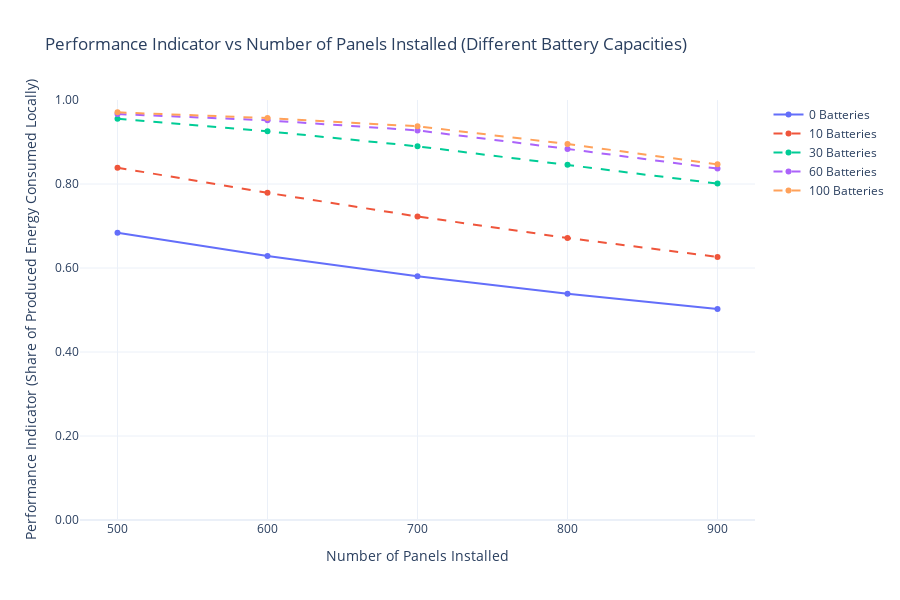
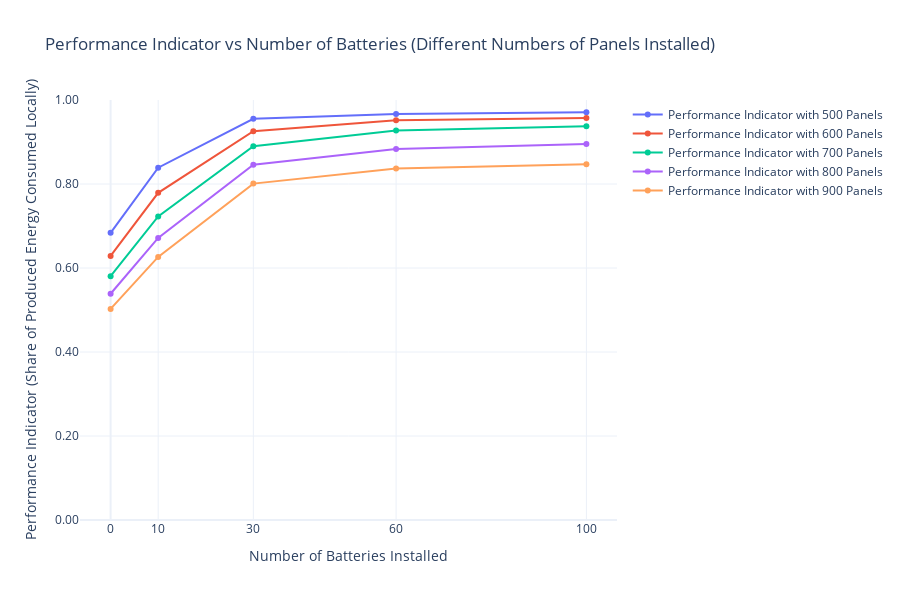

The cell these charts' notebook holds for them, in order:
### Markdown cell above
# Solar Energy Consumption and Production Analysis 

#### 1. Performance Indicator vs Different number of Panels 
#### 2. Performance Indicator vs Different number of Batteries

### Code cell
# Panel options and number of batteries options
panel_options = [500, 600, 700, 800, 900]
battery_options = [0, 10, 30, 60, 100]  # Number of batteries to evaluate

# Function to calculate the performance indicator for the scenario with different numbers of batteries
def calculate_performance_indicator(num_panels, filtered_data, num_batteries):
    """
    Calculate performance indicator for a given number of batteries.
    
    Parameters:
    - num_panels: Number of solar panels installed.
    - filtered_data: Yearly filtered data of building consumption.
    - num_batteries: Number of batteries installed.

    Returns:
    - performance_indicator: Ratio of locally consumed PV energy to the total PV production.
    """
    total_pv_production_used = 0
    total_battery_energy_used = 0
    annual_pv_production = 0
    battery_soc = sas.initial_soc  # Start with initial state of charge (SOC)
    battery_capacity = sas.battery_capacity_per_unit * num_batteries  # Total battery capacity in kWh

    # Calculate the PV production per month and accumulate total PV production and total used
    for month in range(1, 13):
        pv_production_series = sas.calculate_monthly_pv_production(month, num_panels, sas.panel_capacity)
        monthly_data = filtered_data[filtered_data.index.month == month]

        for timestamp, row in monthly_data.iterrows():
            consumption = row['Consumption']
            pv_production = pv_production_series[timestamp.hour]
            annual_pv_production += pv_production

            if pv_production >= consumption:
                # PV is more than enough to meet demand
                excess_energy = pv_production - consumption
                total_pv_production_used += consumption

                # Charge the battery if there's any excess energy and SOC is below 100%
                if num_batteries > 0 and battery_soc < 100:
                    charge_energy = min(excess_energy * sas.converter_efficiency, (100 - battery_soc) / 100 * battery_capacity)
                    battery_soc += (charge_energy / battery_capacity) * 100  # Update SOC
            else:
                # PV is not enough to meet demand
                deficit = consumption - pv_production
                total_pv_production_used += pv_production

                # Use battery to fulfill the remaining load if SOC is above 20%
                if num_batteries > 0 and battery_soc > 20:
                    discharge_energy = min(deficit, (battery_soc - 20) / 100 * battery_capacity)
                    total_battery_energy_used += discharge_energy
                    battery_soc -= (discharge_energy / battery_capacity) * 100  # Update SOC

    # Performance Indicator: (PV used locally + Battery supplied) / Total PV production
    performance_indicator = (total_pv_production_used + total_battery_energy_used) / annual_pv_production if annual_pv_production > 0 else 0
    return performance_indicator

# Calculate the Performance Indicator for each number of panels with different battery capacities
performance_indicators = {b: [] for b in battery_options}

for num_batteries in battery_options:
    for num_panels in panel_options:
        performance_indicator = calculate_performance_indicator(num_panels, filtered_data, num_batteries)
        performance_indicators[num_batteries].append(performance_indicator)

# Generate plot of Performance Indicator vs Number of Panels for different battery capacities
fig = go.Figure()

# Add line traces for different numbers of batteries
for num_batteries in battery_options:
    fig.add_trace(go.Scatter(
        x=panel_options,
        y=performance_indicators[num_batteries],
        mode='lines+markers',
        name=f'{num_batteries} Batteries',
        line=dict(dash='solid' if num_batteries == 0 else 'dash')
    ))

# Update plot layout
fig.update_layout(
    title='Performance Indicator vs Number of Panels Installed (Different Battery Capacities)',
    xaxis_title='Number of Panels Installed',
    yaxis_title='Performance Indicator (Share of Produced Energy Consumed Locally)',
    height=600,
    xaxis=dict(tickvals=panel_options),
    yaxis=dict(range=[0, 1], tickformat='.2f'),
    template='plotly_white'
)

# Show plot
fig.show()

# Generate plot of Performance Indicator vs Number of Batteries for different numbers of panels
fig3 = go.Figure()

# Calculate Performance Indicator vs Number of Batteries for each number of panels
for num_panels in panel_options:
    performance_indicators_vs_batteries = []

    for num_batteries in battery_options:
        performance_indicator = calculate_performance_indicator(num_panels, filtered_data, num_batteries)
        performance_indicators_vs_batteries.append(performance_indicator)

    # Add line trace for performance indicator vs number of batteries for each number of panels
    fig3.add_trace(go.Scatter(
        x=battery_options,
        y=performance_indicators_vs_batteries,
        mode='lines+markers',
        name=f'Performance Indicator with {num_panels} Panels',
        line=dict(dash='solid')
    ))

# Update plot layout
fig3.update_layout(
    title='Performance Indicator vs Number of Batteries (Different Numbers of Panels Installed)',
    xaxis_title='Number of Batteries Installed',
    yaxis_title='Performance Indicator (Share of Produced Energy Consumed Locally)',
    height=600,
    xaxis=dict(tickvals=battery_options),
    yaxis=dict(range=[0, 1], tickformat='.2f'),
    template='plotly_white'
)

# Show plot
fig3.show()

### Figure 1 — Plotly figure (JSON) as saved in the notebook; plotly's stock layout.template omitted (floating-point values rounded to 4 significant figures)
{"data": [{"line": {"dash": "solid"}, "mode": "lines+markers", "name": "0 Batteries", "type": "scatter", "x": [500, 600, 700, 800, 900], "y": [0.6838, 0.6287, 0.5805, 0.5387, 0.5026]}, {"line": {"dash": "dash"}, "mode": "lines+markers", "name": "10 Batteries", "type": "scatter", "x": [500, 600, 700, 800, 900], "y": [0.8389, 0.779, 0.7227, 0.6715, 0.6264]}, {"line": {"dash": "dash"}, "mode": "lines+markers", "name": "30 Batteries", "type": "scatter", "x": [500, 600, 700, 800, 900], "y": [0.9553, 0.9256, 0.8897, 0.8461, 0.801]}, {"line": {"dash": "dash"}, "mode": "lines+markers", "name": "60 Batteries", "type": "scatter", "x": [500, 600, 700, 800, 900], "y": [0.9664, 0.9515, 0.9276, 0.8835, 0.8366]}, {"line": {"dash": "dash"}, "mode": "lines+markers", "name": "100 Batteries", "type": "scatter", "x": [500, 600, 700, 800, 900], "y": [0.9706, 0.957, 0.9374, 0.8952, 0.8467]}], "layout": {"height": 600, "title": {"text": "Performance Indicator vs Number of Panels Installed (Different Battery Capacities)"}, "xaxis": {"tickvals": [500, 600, 700, 800, 900], "title": {"text": "Number of Panels Installed"}}, "yaxis": {"range": [0, 1], "tickformat": ".2f", "title": {"text": "Performance Indicator (Share of Produced Energy Consumed Locally)"}}}}

### Figure 2 — Plotly figure (JSON) as saved in the notebook; plotly's stock layout.template omitted (floating-point values rounded to 4 significant figures)
{"data": [{"line": {"dash": "solid"}, "mode": "lines+markers", "name": "Performance Indicator with 500 Panels", "type": "scatter", "x": [0, 10, 30, 60, 100], "y": [0.6838, 0.8389, 0.9553, 0.9664, 0.9706]}, {"line": {"dash": "solid"}, "mode": "lines+markers", "name": "Performance Indicator with 600 Panels", "type": "scatter", "x": [0, 10, 30, 60, 100], "y": [0.6287, 0.779, 0.9256, 0.9515, 0.957]}, {"line": {"dash": "solid"}, "mode": "lines+markers", "name": "Performance Indicator with 700 Panels", "type": "scatter", "x": [0, 10, 30, 60, 100], "y": [0.5805, 0.7227, 0.8897, 0.9276, 0.9374]}, {"line": {"dash": "solid"}, "mode": "lines+markers", "name": "Performance Indicator with 800 Panels", "type": "scatter", "x": [0, 10, 30, 60, 100], "y": [0.5387, 0.6715, 0.8461, 0.8835, 0.8952]}, {"line": {"dash": "solid"}, "mode": "lines+markers", "name": "Performance Indicator with 900 Panels", "type": "scatter", "x": [0, 10, 30, 60, 100], "y": [0.5026, 0.6264, 0.801, 0.8366, 0.8467]}], "layout": {"height": 600, "title": {"text": "Performance Indicator vs Number of Batteries (Different Numbers of Panels Installed)"}, "xaxis": {"tickvals": [0, 10, 30, 60, 100], "title": {"text": "Number of Batteries Installed"}}, "yaxis": {"range": [0, 1], "tickformat": ".2f", "title": {"text": "Performance Indicator (Share of Produced Energy Consumed Locally)"}}}}
